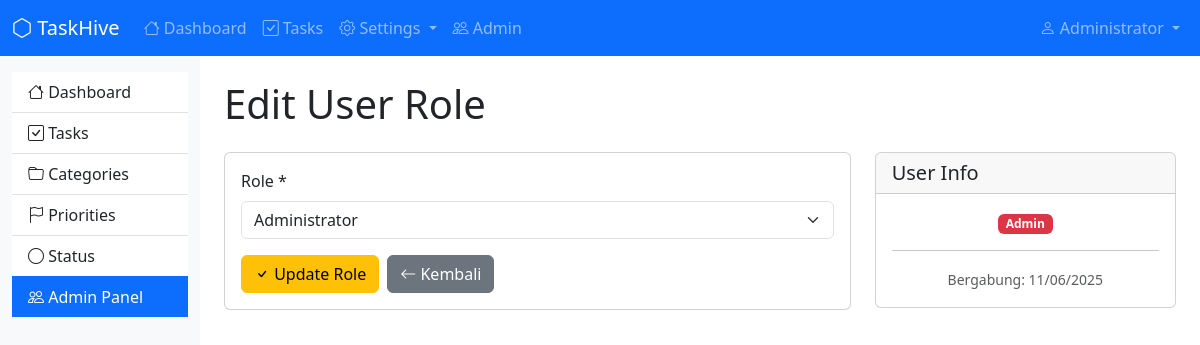
The page /admin/edit.php?id=1 (signed in) on the database its author committed.
### tables this page shows
CREATE TABLE users (
    id INT PRIMARY KEY AUTO_INCREMENT,
    username VARCHAR(50) UNIQUE NOT NULL,
    email VARCHAR(100) UNIQUE NOT NULL,
    password VARCHAR(255) NOT NULL,
    full_name VARCHAR(100) NOT NULL,
    role ENUM('admin', 'user') DEFAULT 'user',
    profile_picture VARCHAR(255) NULL,
    created_at TIMESTAMP DEFAULT CURRENT_TIMESTAMP,
    updated_at TIMESTAMP DEFAULT CURRENT_TIMESTAMP ON UPDATE CURRENT_TIMESTAMP
);

### admin/edit.php (the view, shortened to what this page needs)
<?php
include '../config/db.php';
include '../includes/header.php';
$user_id = intval($_GET['id']);
$user_query = "SELECT id, role, created_at FROM users WHERE id = $user_id";
$user_result = mysqli_query($conn, $user_query);
$user = mysqli_fetch_assoc($user_result);
?>
<div class="container-fluid">
    <div class="row">
        <div class="col-md-3 col-lg-2 bg-light min-vh-100">
            <div class="list-group list-group-flush mt-3">
                <a href="../dashboard.php" class="list-group-item list-group-item-action">
                    <i class="bi bi-house"></i> Dashboard
                </a>
                <a href="../tasks/index.php" class="list-group-item list-group-item-action">
                    <i class="bi bi-check-square"></i> Tasks
                </a>
                <a href="../categories/index.php" class="list-group-item list-group-item-action">
                    <i class="bi bi-folder"></i> Categories
                </a>
                <a href="../priorities/index.php" class="list-group-item list-group-item-action">
                    <i class="bi bi-flag"></i> Priorities
                </a>
                <a href="../status/index.php" class="list-group-item list-group-item-action">
                    <i class="bi bi-circle"></i> Status
                </a>
                <a href="index.php" class="list-group-item list-group-item-action active">
                    <i class="bi bi-people"></i> Admin Panel
                </a>
            </div>
        </div>
        <div class="col-md-9 col-lg-10">
            <div class="container-fluid py-4">
                <h1 class="mb-4">Edit User Role</h1>
                <div class="row">
                    <div class="col-md-8">
                        <div class="card">
                            <div class="card-body">
                                <form method="POST">
                                    <div class="mb-3">
                                        <label for="role" class="form-label">Role *</label>
                                        <select name="role" class="form-select" required>
                                            <option value="admin" <?php echo ($user['role'] == 'admin') ? 'selected' : ''; ?>>Administrator</option>
                                        </select>
                                    </div>
                                    <div class="d-flex gap-2">
                                        <button type="submit" name="update" class="btn btn-warning">
                                            <i class="bi bi-check"></i> Update Role
                                        </button>
                                        <a href="index.php" class="btn btn-secondary">
                                            <i class="bi bi-arrow-left"></i> Kembali
                                        </a>
                                    </div>
                                </form>
                            </div>
                        </div>
                    </div>
                    <div class="col-md-4">
                        <div class="card">
                            <div class="card-header">
                                <h5 class="mb-0">User Info</h5>
                            </div>
                            <div class="card-body text-center">
                                <span class="badge bg-<?php echo $user['role'] == 'admin' ? 'danger' : 'primary'; ?>">
                                    <?php echo ucfirst($user['role']); ?>
                                </span>
                                <hr>
                                <small class="text-muted">
                                    Bergabung: <?php echo date('d/m/Y', strtotime($user['created_at'])); ?>
                                </small>
                            </div>
                        </div>
                    </div>
                </div>
            </div>
        </div>
    </div>
</div>
<?php
include '../includes/footer.php';
?>

### rows shown on the page
users: role "Administrator", role "Admin", created_at "11/06/2025"

### other values the page prints
$_SESSION['full_name'] "Administrator"
